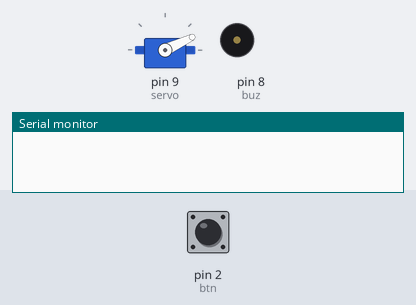
Bench run of a sketch on a simulated Arduino Uno, built with avr-gcc and run on an emulated ATmega328P. On the bench: servo, buzzer (waves = sounding, pin HIGH), the last lines printed to the serial monitor. Inputs (shaded band) come from the test bench; at power-on: pin 2 (btn) HIGH.

Above: at 1.26 s.
1.3 s: pin 2 (btn) pulled LOW for 0.15 s
At 2.01 s:
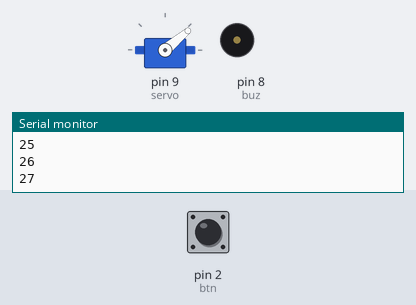
7.3 s: pin 2 (btn) pulled LOW for 3.2 s
At 7.47 s:
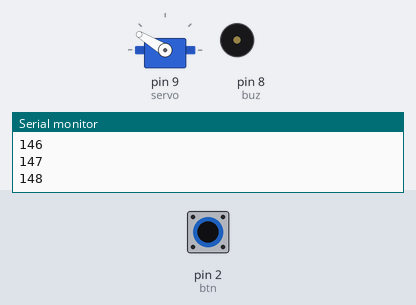
At 9.08 s:
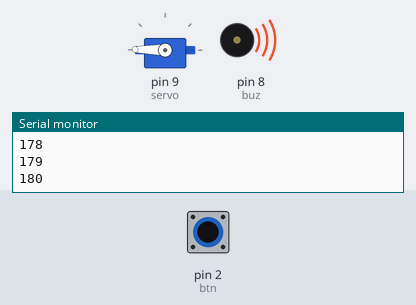
Timing chart, 0 to 18.0 s (numbered marks = the images above; inputs shaded):
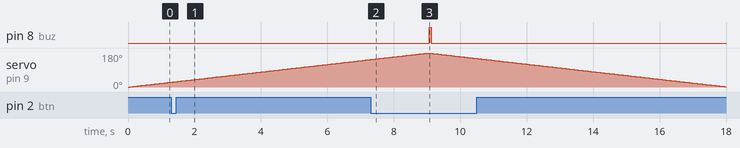

Measured:
- after the input at 7.3 s, pin 8 (buz): LOW → HIGH after 1.8 s, → LOW 0.05 s later
- by itself, servo on pin 9 (servo): rises from 145° to 180° in 1.7 s, then falls to 1° in 9.0 s

The sketch:

15_Servo1.ino
```cpp
#include <Servo.h>

int btn = 2;
int buz = 8;
int servo = 9;

int pos = 0;

Servo myservo;

void setup() {
  pinMode(btn, INPUT_PULLUP);
  pinMode(buz, OUTPUT);
  myservo.attach(servo);
  Serial.begin(9600);
}

void loop() {
  for(pos = 0; pos < 180; pos +=1)
  {
    myservo.write(pos);
    delay(50);
    digitalWrite(buz, LOW);
    if(!digitalRead(btn)==HIGH)
      Serial.println(pos);
  }
  for(pos = 180; pos >= 1; pos -= 1)
  {
    myservo.write(pos);
    delay(50);
    digitalWrite(buz, LOW);
    if(!digitalRead(btn)==HIGH)
    {
      Serial.println(pos);
      if(pos==180) // 버튼을 누르고 있는 상태에서 180도가 되면 beep 소리가 난다.
        digitalWrite(buz, HIGH);
    }
  }
}
```
